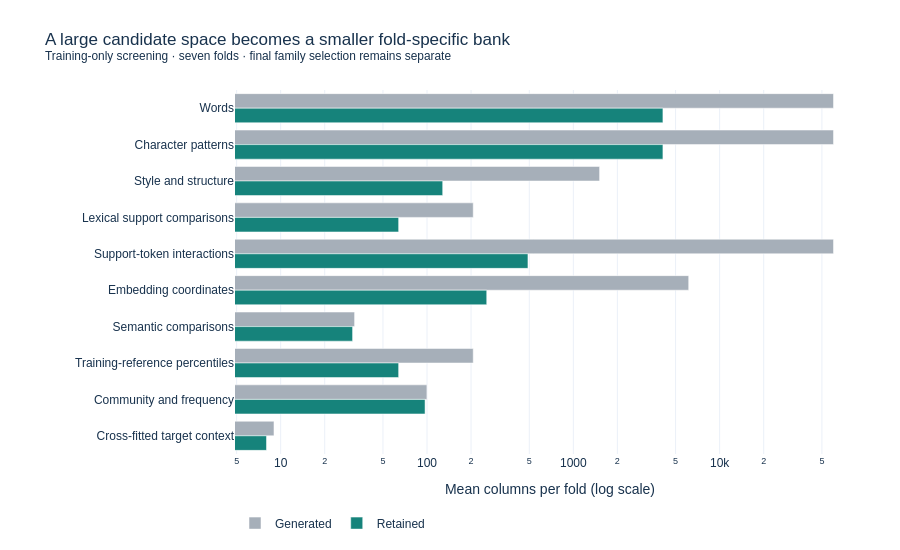

Here is the notebook cell this chart was saved with:
### Markdown cell above
## 2 · Search broadly, with a reason for each family
Words and character patterns capture phrasing and morphology. Style measures test requests, links and emphasis. Rule/support similarities, token products and semantic geometry test whether the comment resembles prohibited examples more than permitted ones. Training-reference ranks test relative position; community frequencies and cross-fitted target context test group effects and shortcut risk.

The encoder is already rule-conditioned. Its raw coordinates, support products and compact scalar comparisons are separate representations. Full-vocabulary, NB-weighted and five fixed SVD controls test whether screening or representation scale explains an apparent gain. [Detailed family rationale, availability and leakage analysis](../docs/FEATURE_RESEARCH.md#candidate-space-and-availability).

No timestamps, author histories, threads, opponents, coaches or ratings exist in the schema. Temporal and historical sports/customer-style features would invent unavailable information.

### Code cell
screens = pd.DataFrame(expanded["screening"]["families"])
assert (screens.candidates == screens.retained + screens.rejected).all()
totals = screens.groupby(["protocol", "fold"])[["candidates", "retained", "rejected"]].sum()
extra = pd.DataFrame(retrieval["screening"]).set_index(["protocol", "fold"])[["candidates", "retained", "rejected"]]
display((totals + extra).rename(columns={"candidates": "All candidates", "retained": "All retained", "rejected": "All rejected"}))
display_expanded(root, "screening")

### Figure 1 — Plotly figure (JSON) as saved in the notebook; plotly's stock layout.template omitted (floating-point values rounded to 4 significant figures)
{"data": [{"marker": {"color": "#a6afb9"}, "name": "Generated", "orientation": "h", "type": "bar", "x": [60000.0, 60000.0, 1512.0, 207.0, 60000.0, 6144.0, 32.0, 207.0, 99.86, 9.0], "y": ["Words", "Character patterns", "Style and structure", "Lexical support comparisons", "Support-token interactions", "Embedding coordinates", "Semantic comparisons", "Training-reference percentiles", "Community and frequency", "Cross-fitted target context"]}, {"marker": {"color": "#16837b"}, "name": "Retained", "orientation": "h", "type": "bar", "x": [4096.0, 4096.0, 128.0, 64.0, 489.7, 256.0, 31.0, 64.0, 97.0, 8.0], "y": ["Words", "Character patterns", "Style and structure", "Lexical support comparisons", "Support-token interactions", "Embedding coordinates", "Semantic comparisons", "Training-reference percentiles", "Community and frequency", "Cross-fitted target context"]}], "layout": {"barmode": "group", "font": {"color": "#18324d", "family": "Arial", "size": 12}, "height": 550, "legend": {"orientation": "h", "y": -0.15}, "margin": {"b": 65, "l": 235, "r": 35, "t": 90}, "title": {"text": "A large candidate space becomes a smaller fold-specific bank<br><sup>Training-only screening · seven folds · final family selection remains separate</sup>"}, "xaxis": {"title": {"text": "Mean columns per fold (log scale)"}, "type": "log"}, "yaxis": {"autorange": "reversed"}}}
